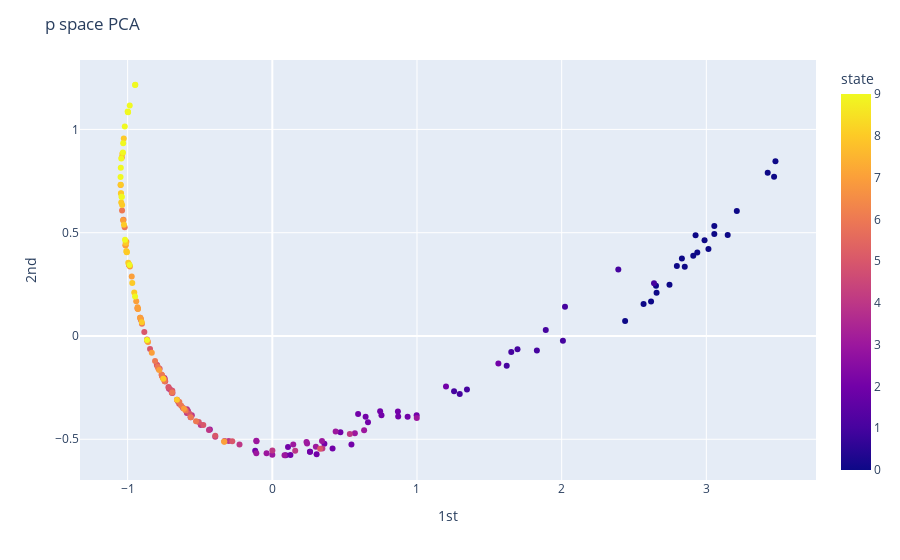

This figure's notebook cell:
### Markdown cell above
### p-space

### Code cell
pca = PCA(n_components=2)
Cs,Ns = latent(model,X)
pca_C = pca.fit_transform(Cs)
df = pd.DataFrame(pca_C, columns = ['1st','2nd'])
tem = pd.DataFrame(X_states,columns=['state'])
df = pd.concat([df,tem],axis=1)
df.sort_values('state',inplace=True)
fig = px.scatter(df, x='1st', y='2nd', color='state')
fig.update_layout(title_text='p space PCA')
fig.show()

### Figure 1 — Plotly figure (JSON) as saved in the notebook; plotly's stock layout.template omitted (floating-point values rounded to 4 significant figures; data arrays with more than 128 entries replaced by an {"elided": "..."} marker saying what was removed)
{"data": [{"hovertemplate": "1st=%{x}<br>2nd=%{y}<br>state=%{marker.color}<extra></extra>", "legendgroup": "", "marker": {"color": {"elided": "200 int values"}, "coloraxis": "coloraxis", "symbol": "circle"}, "mode": "markers", "name": "", "orientation": "v", "showlegend": false, "type": "scatter", "x": {"elided": "200 float values"}, "xaxis": "x", "y": {"elided": "200 float values"}, "yaxis": "y"}], "layout": {"autosize": true, "coloraxis": {"colorbar": {"title": {"text": "state"}}, "colorscale": [[0, "#0d0887"], [0.1111, "#46039f"], [0.2222, "#7201a8"], [0.3333, "#9c179e"], [0.4444, "#bd3786"], [0.5556, "#d8576b"], [0.6667, "#ed7953"], [0.7778, "#fb9f3a"], [0.8889, "#fdca26"], [1, "#f0f921"]]}, "legend": {"tracegroupgap": 0}, "margin": {"t": 60}, "title": {"text": "p space PCA"}, "xaxis": {"anchor": "y", "autorange": true, "domain": [0, 1], "range": [-1.336, 3.765], "title": {"text": "1st"}, "type": "linear"}, "yaxis": {"anchor": "x", "autorange": true, "domain": [0, 1], "range": [-0.7162, 1.355], "title": {"text": "2nd"}, "type": "linear"}}}
